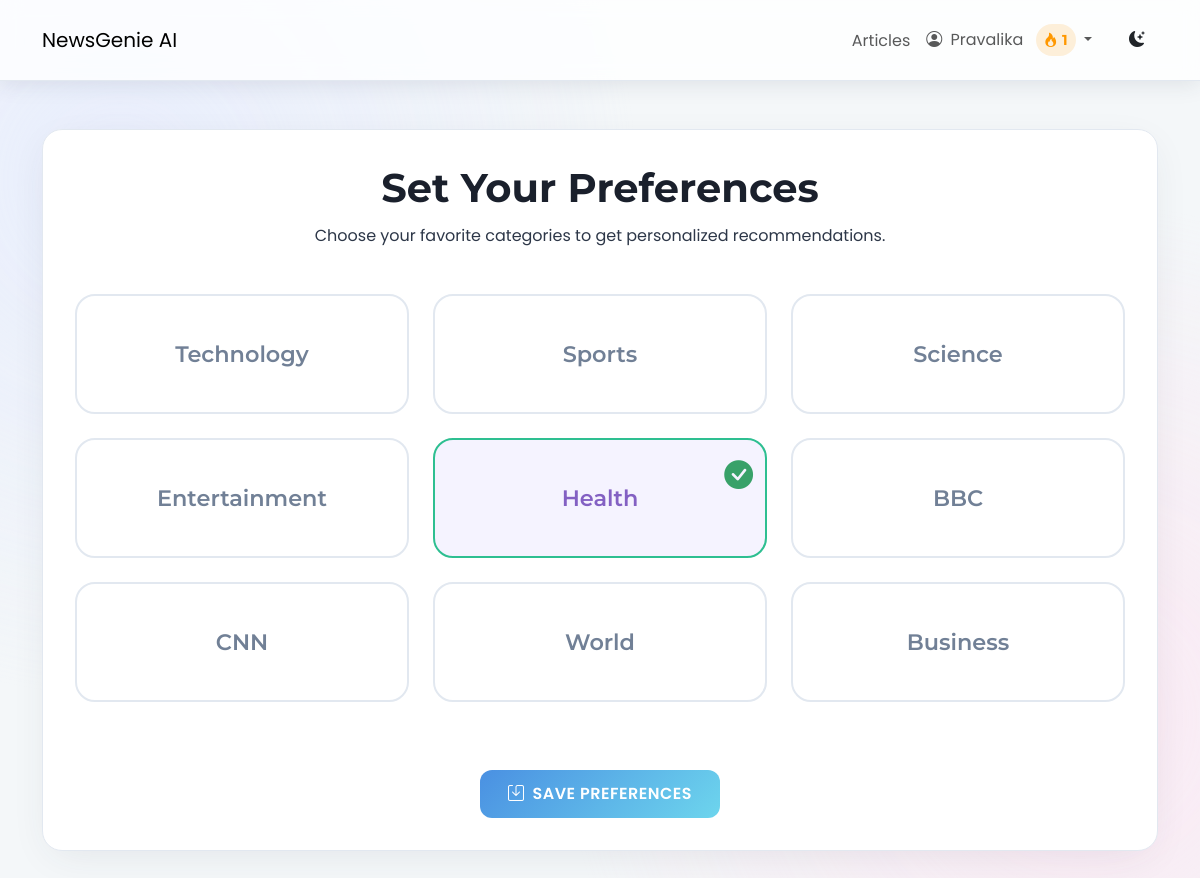
Page /preferences/ (signed in) on the committed database.
### users/models.py (models this page shows, shortened)
class Profile(models.Model):
    user = models.OneToOneField(User, on_delete=models.CASCADE)
    bio = models.TextField(max_length=500, blank=True, null=True)
    streak_count = models.IntegerField(default=0)
    last_login_date = models.DateField(null=True, blank=True)

### news/models.py (models this page shows)
class Category(models.Model):
    name = models.CharField(max_length=100)
    def __str__(self):
        return self.name

### news/views.py (the view)
# urls.py: path('preferences/', views.preference_view, name="preferences"),
@login_required
def preference_view(request):
    user_pref, created = UserPreference.objects.get_or_create(user=request.user)
    if request.method == "POST":
        form = UserPreferenceForm(request.POST, instance=user_pref)
        if form.is_valid():
            form.save()
            return redirect("news:recommendations")
    else:
        form = UserPreferenceForm(instance=user_pref)
    return render(request, "news/user_preference.html", {"form": form})

### news/templates/news/user_preference.html (shortened to what this page needs)
{% extends 'news/base.html' %}
{% load static %}
{% block content %}
<div class="user-preferences-container text-center app-card mt-5">
    <div class="page-header-section">
        <h1 class="page-title-heading">Set Your Preferences</h1>
        <p class="page-subtitle-text">Choose your favorite categories to get personalized recommendations.</p>
    </div>
    <form method="post" class="mt-4">
        <div class="preference-grid-container">
            <div class="row g-4 justify-content-center">
                {% for checkbox in form.preferred_categories %}
                <div class="col-6 col-md-4">
                    <label class="preference-card-label" for="{{ checkbox.id_for_label }}">
                        <div class="preference-card">
                            <span class="preference-card-text">{{ checkbox.choice_label }}</span>
                            <div class="checkmark-overlay">
                                <i class="bi bi-check-circle-fill"></i>
                            </div>
                        </div>
                    </label>
                </div>
                {% endfor %}
            </div>
        </div>
        <div class="mt-5">
            <button type="submit" class="btn app-btn primary-btn btn-lg"><i class="bi bi-save me-2"></i> Save Preferences</button>
        </div>
    </form>
</div>
{% endblock %}

### templates/news/base.html (shortened to what this page needs)
{% load static %}
<!DOCTYPE html>
<html lang="en">
<head>
    <link href="https://cdn.jsdelivr.net/npm/bootstrap@5.3.0/dist/css/bootstrap.min.css" rel="stylesheet">
    <link rel="stylesheet" href="https://cdn.jsdelivr.net/npm/bootstrap-icons@1.10.5/font/bootstrap-icons.css">
    <link rel="stylesheet" href="{% static 'css/newsgenie.css' %}">
</head>
<body class="{{ request.COOKIES.theme|default:'light' }}-mode">
    <header class="app-navbar navbar navbar-expand-lg sticky-top">
    <div class="container">
        <a class="navbar-brand navbar-brand-custom" href="{% url 'news:homepage' %}">NewsGenie AI</a>
        <div class="collapse navbar-collapse" id="navbarNav">
            <ul class="navbar-nav ms-auto align-items-center">
                {% if user.is_authenticated %}
                    <li class="nav-item">
                        <a class="nav-link nav-link-custom" href="{% url 'news:article_list' %}">Articles</a>
                    </li>
                    <li class="nav-item dropdown">
                        <a class="nav-link nav-link-custom dropdown-toggle" href="#" id="navbarDropdown" role="button" data-bs-toggle="dropdown" aria-expanded="false">
                            <i class="bi bi-person-circle me-1"></i>
                            {{ user.username }}
                            <span class="streak-indicator ms-2">
                                <i class="bi bi-fire"></i> {{ user.profile.streak_count }}
                            </span>
                        </a>
                    </li>
                {% endif %}
                <li class="nav-item ms-3">
                    <button id="theme-toggle" class="btn theme-toggle-btn">
                        <i class="bi bi-moon-stars-fill"></i>
                    </button>
                </li>
            </ul>
        </div>
    </div>
</header>
    <main class="container my-5 app-content-wrapper">
        {% block content %}{% endblock %}
    </main>
</body>
</html>

### rows in the picture
Category: choice_label "Technology"
Category: choice_label "Sports"
Category: choice_label "Science"
Category: choice_label "Entertainment"
Category: choice_label "Health"
Category: choice_label "BBC"
Category: choice_label "CNN"
Category: choice_label "World"
Category: choice_label "Business"

### other values in the picture
{{ user.username }} "Pravalika"
{{ user.profile.streak_count }} "1"
